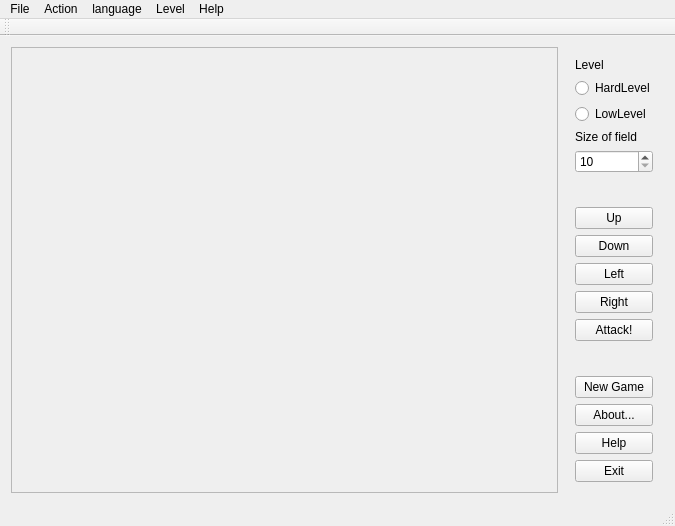
<?xml version="1.0" encoding="UTF-8"?>
<ui version="4.0">
 <class>MainWindow</class>
 <widget class="QMainWindow" name="MainWindow">
  <property name="geometry">
   <rect>
    <x>0</x>
    <y>0</y>
    <width>675</width>
    <height>526</height>
   </rect>
  </property>
  <property name="windowTitle">
   <string>MainWindow</string>
  </property>
  <widget class="QWidget" name="centralWidget">
   <layout class="QHBoxLayout" name="horizontalLayout">
    <item>
     <widget class="QScrollArea" name="scrollArea_2">
      <property name="widgetResizable">
       <bool>true</bool>
      </property>
      <widget class="QWidget" name="scrollAreaWidgetContents_2">
       <property name="geometry">
        <rect>
         <x>0</x>
         <y>0</y>
         <width>549</width>
         <height>449</height>
        </rect>
       </property>
       <layout class="QHBoxLayout" name="horizontalLayout_2">
        <item>
         <widget class="FieldGraph" name="widget" native="true"/>
        </item>
       </layout>
      </widget>
     </widget>
    </item>
    <item>
     <widget class="QWidget" name="widget_2" native="true">
      <property name="maximumSize">
       <size>
        <width>100</width>
        <height>16777215</height>
       </size>
      </property>
      <layout class="QVBoxLayout" name="verticalLayout">
       <item>
        <widget class="QLabel" name="label_2">
         <property name="text">
          <string>Level</string>
         </property>
        </widget>
       </item>
       <item>
        <widget class="QRadioButton" name="HardButton">
         <property name="text">
          <string>HardLevel</string>
         </property>
        </widget>
       </item>
       <item>
        <widget class="QRadioButton" name="LowButton">
         <property name="text">
          <string>LowLevel</string>
         </property>
        </widget>
       </item>
       <item>
        <widget class="QLabel" name="label">
         <property name="text">
          <string>Size of field</string>
         </property>
        </widget>
       </item>
       <item>
        <widget class="QSpinBox" name="spinBox">
         <property name="minimum">
          <number>10</number>
         </property>
         <property name="maximum">
          <number>50</number>
         </property>
        </widget>
       </item>
       <item>
        <spacer name="verticalSpacer">
         <property name="orientation">
          <enum>Qt::Vertical</enum>
         </property>
         <property name="sizeHint" stdset="0">
          <size>
           <width>20</width>
           <height>40</height>
          </size>
         </property>
        </spacer>
       </item>
       <item>
        <widget class="QPushButton" name="up">
         <property name="text">
          <string>Up</string>
         </property>
        </widget>
       </item>
       <item>
        <widget class="QPushButton" name="down">
         <property name="text">
          <string>Down</string>
         </property>
        </widget>
       </item>
       <item>
        <widget class="QPushButton" name="left">
         <property name="text">
          <string>Left</string>
         </property>
        </widget>
       </item>
       <item>
        <widget class="QPushButton" name="right">
         <property name="text">
          <string>Right</string>
         </property>
        </widget>
       </item>
       <item>
        <widget class="QPushButton" name="attack">
         <property name="text">
          <string>Attack!</string>
         </property>
        </widget>
       </item>
       <item>
        <spacer name="verticalSpacer_2">
         <property name="orientation">
          <enum>Qt::Vertical</enum>
         </property>
         <property name="sizeHint" stdset="0">
          <size>
           <width>20</width>
           <height>40</height>
          </size>
         </property>
        </spacer>
       </item>
       <item>
        <widget class="QPushButton" name="newgame">
         <property name="text">
          <string>New Game</string>
         </property>
        </widget>
       </item>
       <item>
        <widget class="QPushButton" name="about">
         <property name="text">
          <string>About...</string>
         </property>
        </widget>
       </item>
       <item>
        <widget class="QPushButton" name="pushButton">
         <property name="text">
          <string>Help</string>
         </property>
        </widget>
       </item>
       <item>
        <widget class="QPushButton" name="exit">
         <property name="text">
          <string>Exit</string>
         </property>
        </widget>
       </item>
      </layout>
     </widget>
    </item>
   </layout>
  </widget>
  <widget class="QMenuBar" name="menuBar">
   <property name="geometry">
    <rect>
     <x>0</x>
     <y>0</y>
     <width>675</width>
     <height>22</height>
    </rect>
   </property>
   <widget class="QMenu" name="menuHelp">
    <property name="title">
     <string>Help</string>
    </property>
    <widget class="QMenu" name="menuHelpMe">
     <property name="title">
      <string>HelpMe</string>
     </property>
     <addaction name="actionHard"/>
     <addaction name="actionSimple"/>
    </widget>
    <addaction name="actionAbout"/>
    <addaction name="menuHelpMe"/>
   </widget>
   <widget class="QMenu" name="menuFile">
    <property name="title">
     <string>File</string>
    </property>
    <addaction name="actionNew_game"/>
    <addaction name="separator"/>
    <addaction name="actionSave_game"/>
    <addaction name="actionLoad_game"/>
    <addaction name="separator"/>
    <addaction name="actionExit"/>
   </widget>
   <widget class="QMenu" name="menuAction">
    <property name="title">
     <string>Action</string>
    </property>
    <addaction name="actionUp"/>
    <addaction name="actionDown"/>
    <addaction name="actionLeft"/>
    <addaction name="actionRight"/>
    <addaction name="separator"/>
    <addaction name="actionAttack"/>
    <addaction name="separator"/>
    <addaction name="actionUndo"/>
    <addaction name="actionCheat"/>
    <addaction name="separator"/>
    <addaction name="actionSetSize"/>
   </widget>
   <widget class="QMenu" name="menuLanguage">
    <property name="title">
     <string>language</string>
    </property>
    <addaction name="action"/>
    <addaction name="action_2"/>
   </widget>
   <widget class="QMenu" name="menuLevel">
    <property name="title">
     <string>Level</string>
    </property>
    <addaction name="actionHard_2"/>
    <addaction name="actionSimple_2"/>
   </widget>
   <addaction name="menuFile"/>
   <addaction name="menuAction"/>
   <addaction name="menuLanguage"/>
   <addaction name="menuLevel"/>
   <addaction name="menuHelp"/>
  </widget>
  <widget class="QToolBar" name="mainToolBar">
   <attribute name="toolBarArea">
    <enum>TopToolBarArea</enum>
   </attribute>
   <attribute name="toolBarBreak">
    <bool>false</bool>
   </attribute>
  </widget>
  <widget class="QStatusBar" name="statusBar"/>
  <action name="actionAbout">
   <property name="text">
    <string>About...</string>
   </property>
   <property name="shortcut">
    <string>Alt+O</string>
   </property>
  </action>
  <action name="actionNew_game">
   <property name="text">
    <string>New game</string>
   </property>
   <property name="shortcut">
    <string>Alt+N</string>
   </property>
  </action>
  <action name="actionExit">
   <property name="text">
    <string>Exit</string>
   </property>
   <property name="shortcut">
    <string>Alt+Q</string>
   </property>
  </action>
  <action name="actionUp">
   <property name="text">
    <string>Up</string>
   </property>
   <property name="shortcut">
    <string>Alt+U</string>
   </property>
  </action>
  <action name="actionDown">
   <property name="text">
    <string>Down</string>
   </property>
   <property name="shortcut">
    <string>Alt+D</string>
   </property>
  </action>
  <action name="actionLeft">
   <property name="text">
    <string>Left</string>
   </property>
   <property name="shortcut">
    <string>Alt+L</string>
   </property>
  </action>
  <action name="actionRight">
   <property name="text">
    <string>Right</string>
   </property>
   <property name="shortcut">
    <string>Alt+R</string>
   </property>
  </action>
  <action name="actionAttack">
   <property name="text">
    <string>Attack</string>
   </property>
   <property name="shortcut">
    <string>Alt+A</string>
   </property>
  </action>
  <action name="actionSave_game">
   <property name="text">
    <string>Save game</string>
   </property>
   <property name="shortcut">
    <string>F2</string>
   </property>
  </action>
  <action name="actionLoad_game">
   <property name="text">
    <string>Load game</string>
   </property>
   <property name="shortcut">
    <string>F3</string>
   </property>
  </action>
  <action name="actionUndo">
   <property name="text">
    <string>Undo</string>
   </property>
   <property name="shortcut">
    <string>Ctrl+Z</string>
   </property>
  </action>
  <action name="actionCheat">
   <property name="text">
    <string>Cheat</string>
   </property>
   <property name="shortcut">
    <string>Ctrl+C</string>
   </property>
  </action>
  <action name="action">
   <property name="text">
    <string>русский</string>
   </property>
  </action>
  <action name="action_2">
   <property name="text">
    <string>english</string>
   </property>
  </action>
  <action name="actionHard">
   <property name="text">
    <string>hard</string>
   </property>
   <property name="shortcut">
    <string>Alt+H</string>
   </property>
  </action>
  <action name="actionSimple">
   <property name="text">
    <string>simple</string>
   </property>
   <property name="shortcut">
    <string>Alt+S</string>
   </property>
  </action>
  <action name="actionHard_2">
   <property name="checkable">
    <bool>true</bool>
   </property>
   <property name="text">
    <string>hard</string>
   </property>
  </action>
  <action name="actionSimple_2">
   <property name="checkable">
    <bool>true</bool>
   </property>
   <property name="text">
    <string>simple</string>
   </property>
  </action>
  <action name="actionSetSize">
   <property name="text">
    <string>SetSize</string>
   </property>
  </action>
 </widget>
 <layoutdefault spacing="6" margin="11"/>
 <customwidgets>
  <customwidget>
   <class>FieldGraph</class>
   <extends>QWidget</extends>
   <header location="global">fieldgraph.h</header>
   <container>1</container>
  </customwidget>
 </customwidgets>
 <resources/>
 <connections>
  <connection>
   <sender>exit</sender>
   <signal>clicked()</signal>
   <receiver>MainWindow</receiver>
   <slot>close()</slot>
   <hints>
    <hint type="sourcelabel">
     <x>475</x>
     <y>368</y>
    </hint>
    <hint type="destinationlabel">
     <x>531</x>
     <y>352</y>
    </hint>
   </hints>
  </connection>
 </connections>
</ui>
